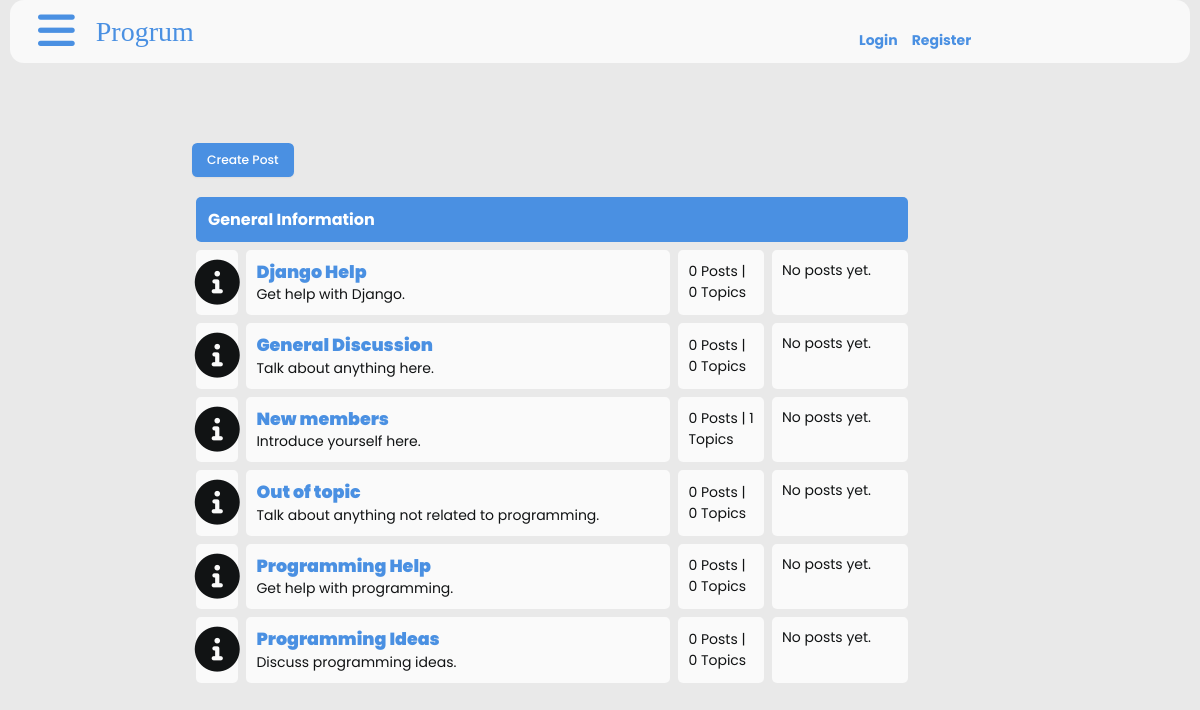
Before: / with the older database file.
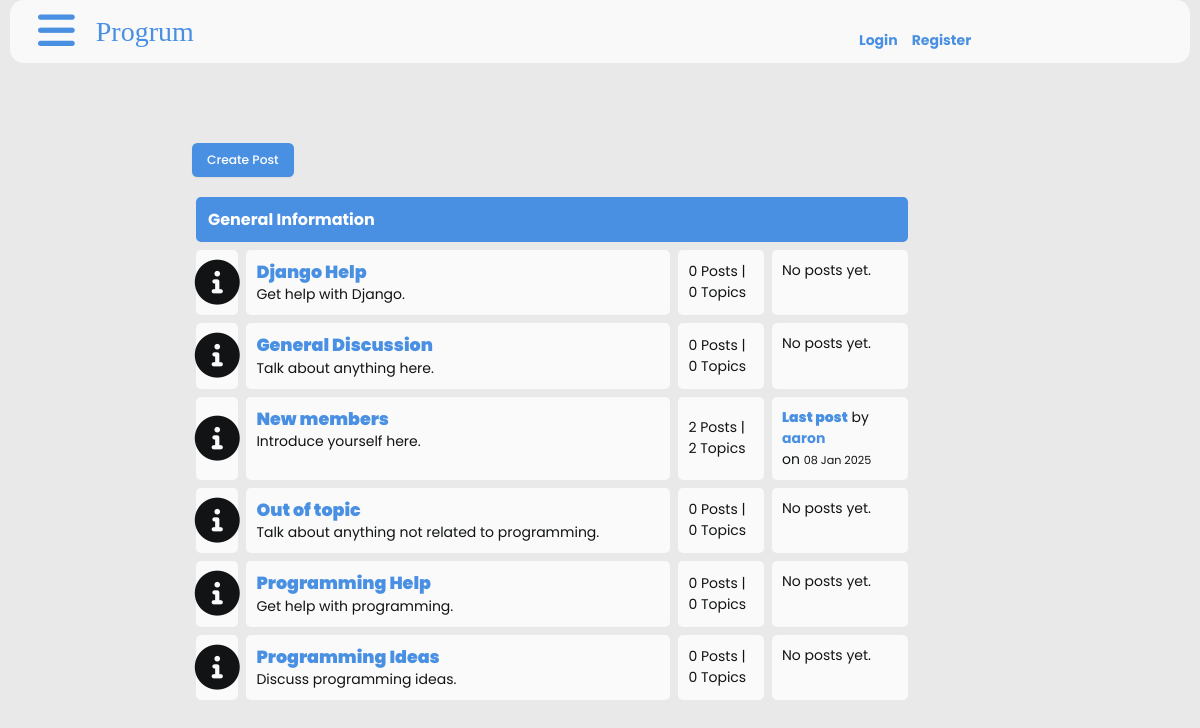
After: the same page with the newer database file.
### forum/models.py (models this page shows, shortened)
class Forum(models.Model):
    name = models.CharField(max_length=100)
    description = models.TextField()
    slug = models.SlugField(unique=True)

### post/models.py (models this page shows, shortened)
class Post(models.Model):
    thread = models.ForeignKey(Thread, related_name='posts', on_delete=models.CASCADE)
    author = models.ForeignKey(User, on_delete=models.CASCADE)
    body = models.TextField()
    slug = models.SlugField()
    created_at = models.DateTimeField(auto_now_add=True)
    updated_at = models.DateTimeField(auto_now=True)

### forum/views.py (the view)
# urls.py: path("", views.index, name="index"),
def index(request):
    forums = Forum.objects.all().annotate(
        thread_count=Count('threads'),
        post_count=Count('threads__posts'),
        latest_post_time=Max('threads__posts__created_at')
    )
    latest_posts = {}
    for forum in forums:
        latest_post = Post.objects.filter(
            thread__forum=forum
        ).order_by('-created_at').first()
        latest_posts[forum.id] = latest_post
    return render(request, 'index.html', {'forums': forums, 'latest_posts': latest_posts})

### thread/templatetags/dict_extras.py (called while the page is built)
@register.filter
def dict_get(d, key):
    return d.get(key, None)

### forum/templates/index.html (shortened to what this page needs)
{% extends '_base.html' %}
{% block content %}
  {% load dict_extras %}
  <div class="container">
    <a href="{% url 'create_thread' %}" class="btn">Create Post</a>
    <div class="subforum">
      <div class="subforum-title">
        <h1>General Information</h1>
      </div>
      {% for forum in forums %}
        <div class="subforum-row">
          <div class="subforum-icon subforum-column center">
            <i class="fa-solid fa-info-circle"></i>
          </div>
          <div class="subforum-description subforum-column">
            <h4><a href="{% url 'forum_detail' forum.slug %}">{{ forum.name }}</a></h4>
            <p>{{ forum.description }}</p>
          </div>
          <div class="subforum-stats subforum-column center">
            <span>{{ forum.post_count }} Posts | {{ forum.thread_count }} Topics</span>
          </div>
          <div class="subforum-info subforum-column">
            {% with latest_post=latest_posts|dict_get:forum.id %}
              {% if latest_post %}
                <b><a href="{% url 'thread_page' latest_post.thread.slug %}">Last post</a></b> by <a href="#">{{ latest_post.author }}</a> <br />on
                <small>{{ latest_post.created_at|date:'d M Y' }}</small>
              {% else %}
                <p>No posts yet.</p>
              {% endif %}
            {% endwith %}
          </div>
        </div>
      {% endfor %}
    </div>
  </div>
{% endblock %}

Changed rows visible on the page:
computed for Forum "New members": post_count "0" → "2"; thread_count "1" → "2"; text "No posts yet." → "Last post by on"
added Post: author "aaron", created_at "08 Jan 2025"
